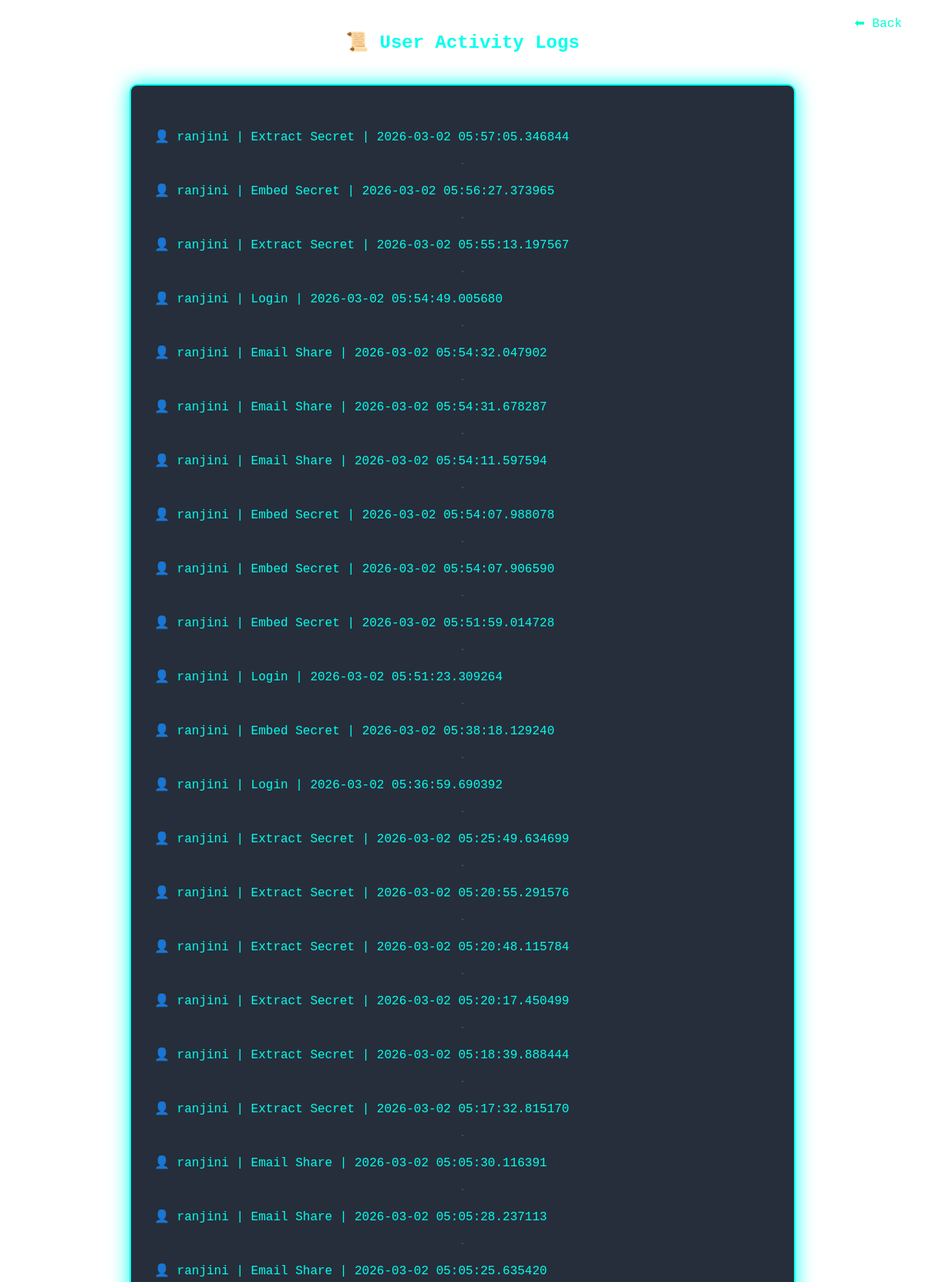
The app's page /logs (signed in, upper part) with its own data.
### app.py (models this page shows)
class ActivityLog(db.Model):
    id = db.Column(db.Integer, primary_key=True)
    user_id = db.Column(db.Integer, db.ForeignKey('user.id'))
    action = db.Column(db.String(200))
    timestamp = db.Column(db.DateTime, default=datetime.datetime.utcnow)
    user = db.relationship('User', backref='activities')

class User(UserMixin, db.Model):
    id = db.Column(db.Integer, primary_key=True)
    username = db.Column(db.String(100), unique=True, nullable=False)
    email = db.Column(db.String(120), unique=True, nullable=False)
    password = db.Column(db.String(200), nullable=False)
    role = db.Column(db.String(20), default="user")  # 👈 ADD THIS LINE
    created_at = db.Column(db.DateTime, default=datetime.datetime.utcnow)
    login_attempts = db.Column(db.Integer, default=0)

### app.py (the view)
@app.route("/logs")
@login_required
def view_logs():
    LOG_RETENTION_DAYS = 1   # Change this to 1, 3, 7, 30 etc.
    expiry_time = datetime.datetime.utcnow() - datetime.timedelta(days=LOG_RETENTION_DAYS)
    ActivityLog.query.filter(ActivityLog.timestamp < expiry_time).delete()
    db.session.commit()
    logs = ActivityLog.query.order_by(ActivityLog.timestamp.desc()).all()
    return render_template("logs.html", logs=logs)

### app.py (called while the page is built)
@login_manager.user_loader
def load_user(user_id):
    return User.query.get(int(user_id))

### templates/logs.html (shortened to what this page needs)
{% extends "base.html" %}
{% block content %}
<a class="logout" href="{{ url_for('dashboard') }}">⬅ Back</a>
<h2 style="text-align:center; margin-top:40px;">
    📜 User Activity Logs
</h2>
<div class="card" style="margin-top:40px; max-width:800px;">
    {% for log in logs %}
        <p>
            👤 {{ log.user.username }}
            | {{ log.action }}
            | {{ log.timestamp }}
        </p>
        <hr style="opacity:0.2;">
    {% endfor %}
</div>
{% endblock %}

### templates/base.html (shortened to what this page needs)
<!DOCTYPE html>
<html>
<head>
    <link rel="stylesheet" href="{{ url_for('static', filename='css/style.css') }}">
</head>
<body>
<video autoplay muted loop playsinline class="bg-video">
    <source src="{{ url_for('static', filename='videos/main-bg.mp4') }}" type="video/mp4">
</video>
{% block content %}{% endblock %}
</body>
</html>

### static/css/style.css (style rules this page uses)
html, body { font-family: 'Courier New', monospace; color: #00ffee; margin: 0; padding: 0; background: transparent !important; overflow-x: hidden; }
.card { width: 90%; max-width: 600px; margin: 80px auto; padding: 40px 30px; background: rgba(0, 10, 25, 0.85); border: 2px solid #00ffee; border-radius: 10px; box-shadow: 0 0 25px #00ffee; display: flex; flex-direction: column; align-items: stretch; justify-content: center; min-height: 350px; }
h2 { text-align: center; margin-bottom: 10px; }
.bg-video, #bgVideo { position: fixed; inset: 0; width: 100%; height: 100%; object-fit: cover; z-index: -1; }
.logout { position: absolute; top: 20px; right: 30px; color: #00ffcc; text-decoration: none; }

### records on screen
ActivityLog: user.username "ranjini", action "Extract Secret", timestamp "2026-03-02 05:57:05.346844"
ActivityLog: user.username "ranjini", action "Embed Secret", timestamp "2026-03-02 05:56:27.373965"
ActivityLog: user.username "ranjini", action "Extract Secret", timestamp "2026-03-02 05:55:13.197567"
ActivityLog: user.username "ranjini", action "Login", timestamp "2026-03-02 05:54:49.005680"
ActivityLog: user.username "ranjini", action "Email Share", timestamp "2026-03-02 05:54:32.047902"
ActivityLog: user.username "ranjini", action "Email Share", timestamp "2026-03-02 05:54:31.678287"
ActivityLog: user.username "ranjini", action "Email Share", timestamp "2026-03-02 05:54:11.597594"
ActivityLog: user.username "ranjini", action "Embed Secret", timestamp "2026-03-02 05:54:07.988078"
ActivityLog: user.username "ranjini", action "Embed Secret", timestamp "2026-03-02 05:54:07.906590"
ActivityLog: user.username "ranjini", action "Embed Secret", timestamp "2026-03-02 05:51:59.014728"
ActivityLog: user.username "ranjini", action "Login", timestamp "2026-03-02 05:51:23.309264"
ActivityLog: user.username "ranjini", action "Embed Secret", timestamp "2026-03-02 05:38:18.129240"
ActivityLog: user.username "ranjini", action "Login", timestamp "2026-03-02 05:36:59.690392"
ActivityLog: user.username "ranjini", action "Extract Secret", timestamp "2026-03-02 05:25:49.634699"
ActivityLog: user.username "ranjini", action "Extract Secret", timestamp "2026-03-02 05:20:55.291576"
ActivityLog: user.username "ranjini", action "Extract Secret", timestamp "2026-03-02 05:20:48.115784"
ActivityLog: user.username "ranjini", action "Extract Secret", timestamp "2026-03-02 05:20:17.450499"
ActivityLog: user.username "ranjini", action "Extract Secret", timestamp "2026-03-02 05:18:39.888444"
ActivityLog: user.username "ranjini", action "Extract Secret", timestamp "2026-03-02 05:17:32.815170"
ActivityLog: user.username "ranjini", action "Email Share", timestamp "2026-03-02 05:05:30.116391"
ActivityLog: user.username "ranjini", action "Email Share", timestamp "2026-03-02 05:05:28.237113"
ActivityLog: user.username "ranjini", action "Email Share", timestamp "2026-03-02 05:05:25.635420"
